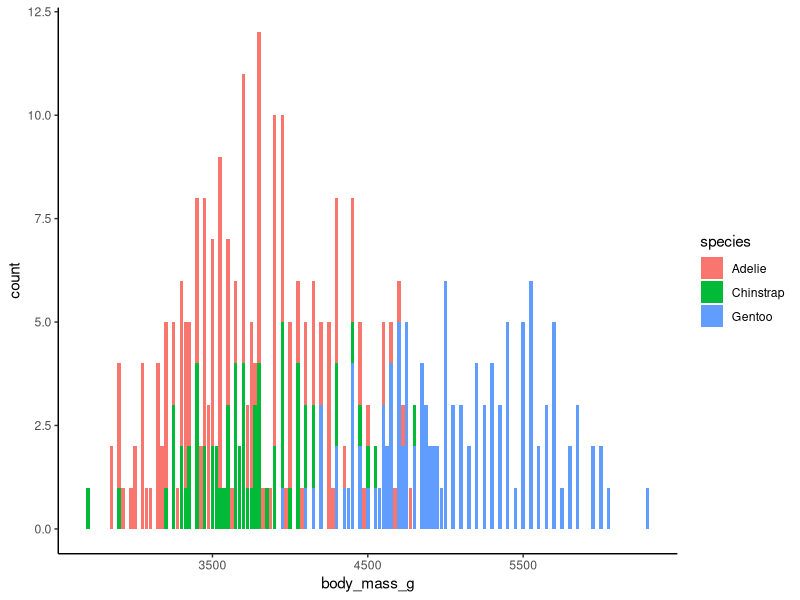

R code for this plot:
## ---- chunk 1
library(tidyverse)
library(palmerpenguins)
ggplot(data=penguins, aes(x=body_mass_g, fill=species)) +
  geom_bar() +
  theme_classic()
